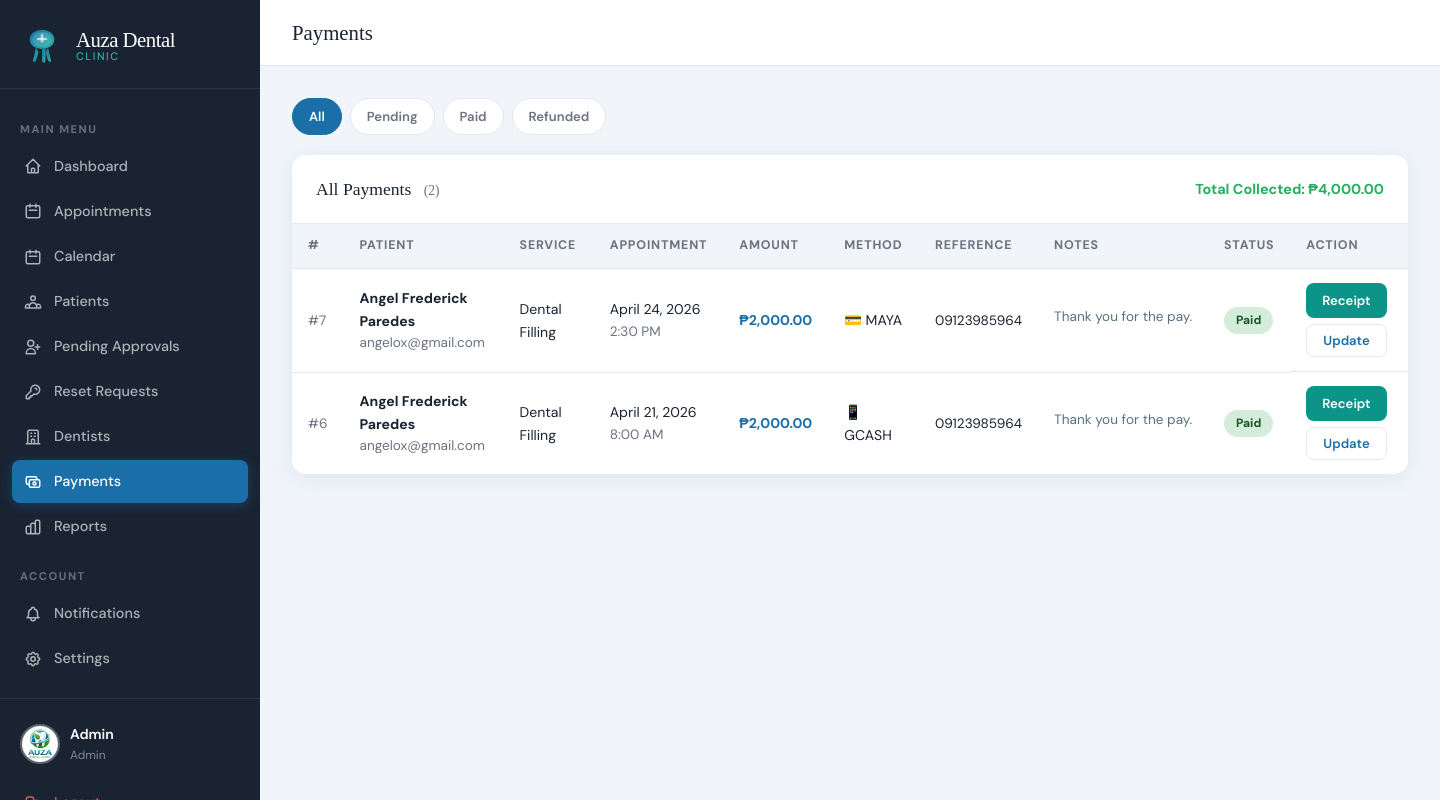
Page /index.php?page=admin_payments (signed in) on the committed database.
### tables this page shows
CREATE TABLE `payments` (
  `id` int(11) NOT NULL,
  `appointment_id` int(11) NOT NULL,
  `patient_id` int(11) NOT NULL,
  `amount` decimal(10,2) NOT NULL,
  `method` enum('cash','gcash','maya','card') DEFAULT 'cash',
  `status` enum('pending','paid','refunded') DEFAULT 'pending',
  `reference_no` varchar(100) DEFAULT NULL,
  `notes` text DEFAULT NULL,
  `paid_at` datetime DEFAULT NULL,
  `created_at` datetime DEFAULT current_timestamp()
);

CREATE TABLE `users` (
  `id` int(11) NOT NULL,
  `first_name` varchar(100) NOT NULL,
  `last_name` varchar(100) NOT NULL,
  `email` varchar(150) NOT NULL,
  `password` varchar(255) NOT NULL,
  `phone` varchar(20) DEFAULT NULL,
  `role` enum('admin','patient') DEFAULT 'patient',
  `is_verified` tinyint(1) DEFAULT 1,
  `status` enum('pending','approved','rejected') DEFAULT 'pending',
  `created_at` datetime DEFAULT current_timestamp(),
  `avatar` varchar(255) DEFAULT NULL,
  `temp_password` varchar(255) DEFAULT NULL
);

CREATE TABLE `services` (
  `id` int(11) NOT NULL,
  `name` varchar(150) NOT NULL,
  `description` text DEFAULT NULL,
  `duration_minutes` int(11) DEFAULT 30,
  `price` decimal(10,2) DEFAULT 0.00,
  `is_active` tinyint(1) DEFAULT 1
);

CREATE TABLE `appointments` (
  `id` int(11) NOT NULL,
  `patient_id` int(11) NOT NULL,
  `dentist_id` int(11) NOT NULL,
  `service_id` int(11) NOT NULL,
  `appointment_date` date NOT NULL,
  `appointment_time` time NOT NULL,
  `status` enum('pending','confirmed','completed','cancelled') DEFAULT 'pending',
  `notes` text DEFAULT NULL,
  `reschedule_reason` text DEFAULT NULL,
  `rescheduled_at` datetime DEFAULT NULL,
  `original_date` date DEFAULT NULL,
  `original_time` time DEFAULT NULL,
  `created_at` datetime DEFAULT current_timestamp()
);

### app/controllers/AdminController.php (called while the page is built, shortened)
<?php
require_once __DIR__ . '/../config.php';
class AdminController {
    public function payments() {
        $payments = callProcedure('sp_get_all_payments');
        require __DIR__ . '/../views/admin/payments.php';
    }
}

### app/config.php (called while the page is built, shortened)
<?php
function getDB() {
    static $conn = null;
    if ($conn === null) {
        $conn = new mysqli(DB_HOST, DB_USER, DB_PASS, DB_NAME);
        $conn->set_charset('utf8mb4');
    }
    return $conn;
}
function callProcedure($proc_name, $params = []) {
    $db = getDB();
    if (empty($params)) {
        $sql = "CALL {$proc_name}()";
        $result = $db->query($sql);
    }
    $rows = [];
    while ($row = $result->fetch_assoc()) {
        $rows[] = $row;
    }
    return $rows;
}
function formatDate($date) {
    return date('F j, Y', strtotime($date));
}
function formatTime($time) {
    return date('g:i A', strtotime($time));
}

### app/views/admin/payments.php (the view, shortened to what this page needs)
<!DOCTYPE html>
<html lang="en">
<head>
<link rel="stylesheet" href="<?= APP_URL ?>/public/css/style.css">
</head>
<body>
<div class="app-layout">
  <?php require __DIR__ . '/../shared/sidebar.php'; ?>
  <div class="main-content">
    <div class="topbar">
      <div class="topbar-title">Payments</div>
    </div>
    <div class="page-content">
      <?php require_once __DIR__ . '/../shared/helpers.php'; showFlash(); ?>
      <div class="filter-bar">
        <?php
          $filters = ['' => 'All', 'pending' => 'Pending', 'paid' => 'Paid', 'refunded' => 'Refunded'];
          $current = $_GET['status'] ?? '';
          foreach ($filters as $val => $label):
        ?>
          <a href="?page=admin_payments<?= $val ? '&status='.$val : '' ?>" class="filter-btn <?= $current === $val ? 'active' : '' ?>"><?= $label ?></a>
        <?php endforeach; ?>
      </div>
      <div class="card">
        <div class="card-header">
          <div class="card-title">
            <?= $filters[$current] ?? 'All' ?> Payments
            <span style="font-size:.85rem;font-weight:400;color:var(--gray);margin-left:8px;">(<?= count($payments) ?>)</span>
          </div>
          <?php
            $total_paid = array_sum(array_column(array_filter($payments ?: [], fn($p) => $p['status'] === 'paid'), 'amount'));
          ?>
          <?php if ($total_paid > 0): ?>
          <div style="font-size:.9rem;color:var(--success);font-weight:700;">
            Total Collected: ₱<?= number_format($total_paid, 2) ?>
          </div>
          <?php endif; ?>
        </div>
        <div class="table-wrap">
          <?php if (empty($payments)): ?>
            <div class="empty-state">
              <svg xmlns="http://www.w3.org/2000/svg" fill="none" viewBox="0 0 24 24" stroke="currentColor"><path stroke-linecap="round" stroke-linejoin="round" stroke-width="1" d="M17 9V7a2 2 0 00-2-2H5a2 2 0 00-2 2v6a2 2 0 002 2h2m2 4h10a2 2 0 002-2v-6a2 2 0 00-2-2H9a2 2 0 00-2 2v6a2 2 0 002 2zm7-5a2 2 0 11-4 0 2 2 0 014 0z"/></svg>
              <h3>No Payments Found</h3>
              <p>Payments will appear here once patients submit them</p>
            </div>
          <?php else: ?>
          <table>
            <thead>
              <tr>
                <th>#</th>
                <th>Patient</th>
                <th>Service</th>
                <th>Appointment</th>
                <th>Amount</th>
                <th>Method</th>
                <th>Reference</th>
                <th>Notes</th>
                <th>Status</th>
                <th>Action</th>
              </tr>
            </thead>
            <tbody>
              <?php foreach ($payments as $p): ?>
              <tr>
                <td class="text-sm text-gray">#<?= $p['id'] ?></td>
                <td>
                  <div class="font-bold"><?= htmlspecialchars($p['patient_name']) ?></div>
                  <div class="text-sm text-gray"><?= htmlspecialchars($p['patient_email']) ?></div>
                </td>
                <td><?= htmlspecialchars($p['service_name']) ?></td>
                <td>
                  <div><?= formatDate($p['appointment_date']) ?></div>
                  <div class="text-sm text-gray"><?= formatTime($p['appointment_time']) ?></div>
                </td>
                <td class="font-bold text-primary">₱<?= number_format($p['amount'],2) ?></td>
                <td>
                  <?php
                    $methodIcons = ['cash'=>'💵','gcash'=>'📱','maya'=>'💳','card'=>'💳'];
                    echo ($methodIcons[$p['method']] ?? '💵') . ' ' . strtoupper($p['method']);
                  ?>
                </td>
                <td class="text-sm"><?= htmlspecialchars($p['reference_no'] ?: '—') ?></td>
                <td class="text-sm">
                  <?php if (!empty($p['notes'])): ?>
                    <span title="<?= htmlspecialchars($p['notes']) ?>"
                      style="display:inline-block;max-width:150px;white-space:nowrap;overflow:hidden;text-overflow:ellipsis;color:#5a7080;cursor:help;">
                      <?= htmlspecialchars($p['notes']) ?>
                    </span>
                  <?php else: ?>
                    <span style="color:#ccc;">—</span>
                  <?php endif; ?>
                </td>
                <td>
                  <?php
                    $pBadges = ['pending'=>'badge-pending','paid'=>'badge-completed','refunded'=>'badge-cancelled'];
                    echo "<span class='badge ".($pBadges[$p['status']]?:'badge-pending')."'>".ucfirst($p['status'])."</span>";
                  ?>
                </td>
                <td style="display:flex;gap:6px;align-items:center;flex-wrap:wrap;">
                  <?php if ($p['status'] === 'paid'): ?>
                    <a href="<?= APP_URL ?>/download_receipt.php?id=<?= $p['id'] ?>"
                       target="_blank"
                       class="btn btn-sm"
                       style="background:#0d9488;color:#fff;text-decoration:none;">
                      Receipt
                    </a>
                  <?php endif; ?>
                  <button class="btn btn-ghost btn-sm"
                    data-id="<?= $p['id'] ?>"
                    data-status="<?= htmlspecialchars($p['status']) ?>"
                    data-notes="<?= htmlspecialchars($p['notes'] ?? '') ?>"
                    onclick="openPayModal(this)">
                    Update
                  </button>
                </td>
              </tr>
              <?php endforeach; ?>
            </tbody>
          </table>
          <?php endif; ?>
        </div>
      </div>
    </div>
  </div>
</div>
</body>
</html>

### public/css/style.css (style rules this page uses)
:root { --primary: #1a6fa8; --primary-dark: #134f7a; --primary-light:#e8f4fd; --accent: #28b4a0; --accent-light: #e6f7f5; --danger: #e74c3c; --warning: #f39c12; --success: #27ae60; --info: #2980b9; --dark: #1a2332; --gray: #6b7280; --gray-light: #f1f5f9; --white: #ffffff; --border: #e2e8f0; --shadow: 0 4px 24px rgba(26,111,168,0.10); --shadow-lg: 0 8px 40px rgba(26,111,168,0.16); --radius: 14px; --radius-sm: 8px; --font-display: 'Playfair Display', serif; --font-body: 'DM Sans', sans-serif; }
*, *::before, *::after { box-sizing: border-box; margin: 0; padding: 0; }
body { font-family: var(--font-body); background: var(--gray-light); color: var(--dark); min-height: 100vh; font-size: 15px; line-height: 1.6; }
a { color: var(--primary); text-decoration: none; }
.btn { display: inline-flex; align-items: center; justify-content: center; gap: 8px; padding: 12px 24px; border-radius: var(--radius-sm); border: none; font-family: var(--font-body); font-size: 0.9rem; font-weight: 600; cursor: pointer; transition: all 0.2s; text-decoration: none; }
.btn-ghost { background: transparent; color: var(--primary); border: 1.5px solid var(--border); }
.btn-sm { padding: 7px 16px; font-size: 0.82rem; }
.app-layout { display: flex; min-height: 100vh; }
.main-content { margin-left: 260px; flex: 1; display: flex; flex-direction: column; }
.topbar { background: white; border-bottom: 1px solid var(--border); padding: 16px 32px; display: flex; align-items: center; justify-content: space-between; position: sticky; top: 0; z-index: 50; }
.topbar-title { font-family: var(--font-display); font-size: 1.3rem; color: var(--dark); }
.page-content { padding: 32px; flex: 1; }
.card { background: white; border-radius: var(--radius); box-shadow: var(--shadow); overflow: hidden; }
.card-header { padding: 20px 24px; border-bottom: 1px solid var(--border); display: flex; align-items: center; justify-content: space-between; }
.card-title { font-family: var(--font-display); font-size: 1.1rem; color: var(--dark); }
.table-wrap { overflow-x: auto; }
table { width: 100%; border-collapse: collapse; }
thead th { background: var(--gray-light); padding: 12px 16px; font-size: 0.78rem; font-weight: 700; text-transform: uppercase; letter-spacing: 0.8px; color: var(--gray); text-align: left; border-bottom: 1px solid var(--border); }
tbody td { padding: 14px 16px; border-bottom: 1px solid var(--border); font-size: 0.88rem; }
tbody tr:last-child td { border-bottom: none; }
.badge { display: inline-block; padding: 4px 12px; border-radius: 20px; font-size: 0.75rem; font-weight: 700; text-transform: capitalize; }
.badge-completed { background: #d4edda; color: #155724; }
.filter-bar { display: flex; gap: 8px; flex-wrap: wrap; margin-bottom: 20px; }
.filter-btn { padding: 7px 16px; border-radius: 20px; border: 1.5px solid var(--border); background: white; font-size: 0.82rem; font-weight: 600; color: var(--gray); cursor: pointer; transition: all 0.18s; text-decoration: none; }
.filter-btn:hover, .filter-btn.active { border-color: var(--primary); background: var(--primary); color: white; text-decoration: none; }
.font-bold { font-weight: 700; }
.text-sm { font-size: 0.85rem; }
.text-gray { color: var(--gray); }
.text-primary { color: var(--primary); }

### rows in the picture
payments: id "7", patient_name "Angel Frederick Paredes", patient.email "angelox@gmail.com", services.name "Dental Filling", appointment.appointment_date "April 24, 2026", appointment.appointment_time "2:30 PM", amount "2,000.00", method "💳", method "MAYA", reference_no "09123985964", notes "Thank you for the pay.", status "Paid"
payments: id "6", patient_name "Angel Frederick Paredes", patient.email "angelox@gmail.com", services.name "Dental Filling", appointment.appointment_date "April 21, 2026", appointment.appointment_time "8:00 AM", amount "2,000.00", method "📱", method "GCASH", reference_no "09123985964", notes "Thank you for the pay.", status "Paid"

### other values in the picture
$_SESSION['role'] "Admin"
$label "All"
$label "Pending"
$label "Paid"
$label "Refunded"
$filters[$current] "All"
count($payments) "2"
$total_paid "4,000.00"
